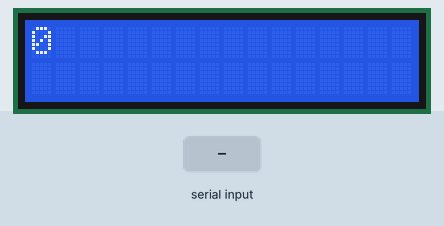
The sketch below on a simulated Arduino Uno, built with avr-gcc and run on an emulated ATmega328P. Shown: 16×2 character LCD. The test bench sets the inputs (shaded band).

Above: at 3.7 s.
3.8 s: "1" received over the second serial link
At 5.0 s:
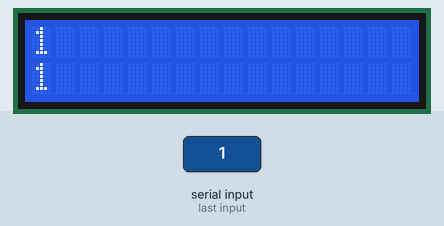
5.3 s: "0" received over the second serial link
At 6.3 s:
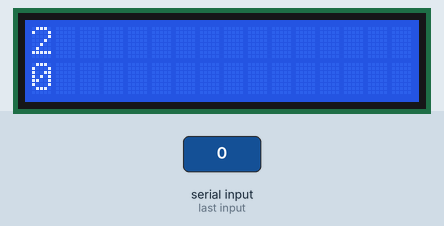
6.8 s: "2" received over the second serial link
At 7.4 s:
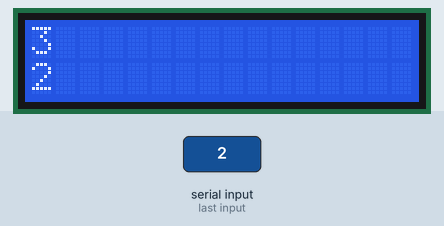
Timing chart, 0 to 9.8 s (numbered marks = the images above; inputs shaded):
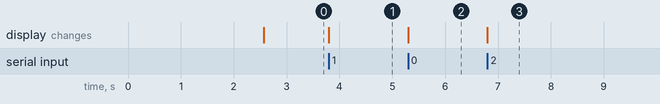

The sketch:

LCDtest.ino
```cpp
/*
  The circuit:
 * LCD RS pin to digital pin 12
 * LCD Enable pin to digital pin 11
 * LCD D4 pin to digital pin 7
 * LCD D5 pin to digital pin 6
 * LCD D6 pin to digital pin 5
 * LCD D7 pin to digital pin 4
 * LCD R/W pin to ground
 * LCD VSS pin to ground
 * LCD VCC pin to 5V
 * 10K resistor:
 * ends to +5V and ground
 * wiper to LCD VO pin (pin 3)
 */


#include <LiquidCrystal.h>
#include <SoftwareSerial.h>

SoftwareSerial mySerial(2, 3); //RX, TX

// initialize the library with the numbers of the interface pins
LiquidCrystal lcd(12, 11, 7, 6, 5, 4);

int packetCount = 0 ;

void setup() {
  mySerial.begin(1200);
  // set up the LCD's number of columns and rows:
  lcd.begin(16, 2);
  // Print a message to the LCD.
  lcd.print("Starting");
  delay(2500);
  lcd.clear();
}

void loop() {
  // set the cursor to column 0, line 1
  // (note: line 1 is the second row, since counting begins with 0):
  lcd.setCursor(0, 0);
  lcd.print(packetCount);
  if(mySerial.available() > 0){//Read from HC-12 and send to serial monitor
    lcd.setCursor(0, 1);
    char input = mySerial.read();
    lcd.write(input);
    packetCount++;
  }

}
```

Measured:
- after the input at 3.8 s, the display: first changes at once (image 1 shows a later state)
- after the input at 5.3 s, the display: first changes at once (image 2 shows a later state)
- after the input at 6.8 s, the display: first changes at once (image 3 shows a later state)
